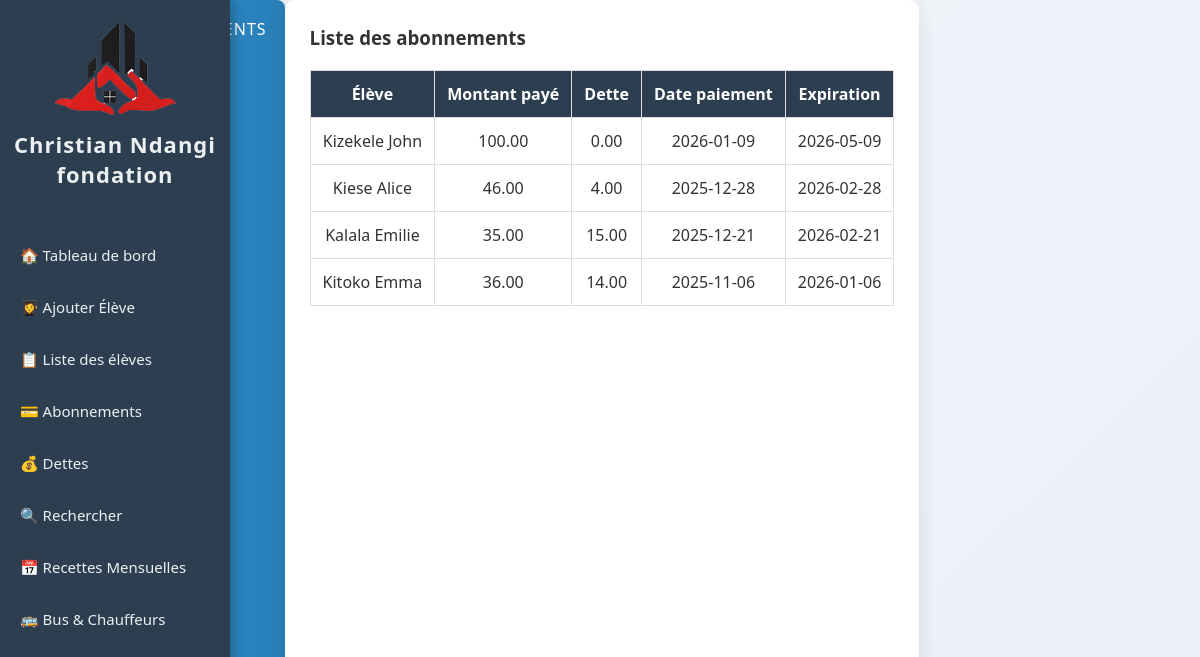
Screenshot of /.history/gerer_abonnement_20251112120134.php with the database file from the repository.
### tables this page shows
CREATE TABLE `abonnements` (
  `id` int(11) NOT NULL AUTO_INCREMENT,
  `eleve_id` int(11) NOT NULL,
  `montant` decimal(10,2) NOT NULL,
  `date_paiement` date NOT NULL,
  `date_expiration` date NOT NULL,
  `dette` decimal(10,2) DEFAULT 0.00,
  PRIMARY KEY (`id`),
  KEY `eleve_id` (`eleve_id`),
  CONSTRAINT `abonnements_ibfk_1` FOREIGN KEY (`eleve_id`) REFERENCES `eleves` (`id`) ON DELETE CASCADE
);

CREATE TABLE `eleves` (
  `id` int(11) NOT NULL AUTO_INCREMENT,
  `nom` varchar(50) NOT NULL,
  `postnom` varchar(50) DEFAULT NULL,
  `prenom` varchar(50) NOT NULL,
  `avenue` varchar(100) DEFAULT NULL,
  `quartier` enum('Salongo','Gombele','Madrendele') DEFAULT NULL,
  `commune` enum('Lemba','Matete','Ngaba') DEFAULT NULL,
  `ecole` varchar(100) DEFAULT NULL,
  `cycle` enum('Maternelle','Primaire','Secondaire','Humanité') DEFAULT NULL,
  `classe` varchar(50) DEFAULT NULL,
  `age` int(11) DEFAULT NULL,
  `sexe` enum('M','F') DEFAULT NULL,
  `point_arret` enum('Kamutsha','Kilidja','Garage','Igota Nzambi','Musudja','Station Salongo','Route ByPass','Route Biangana') DEFAULT NULL,
  `parent_nom` varchar(100) DEFAULT NULL,
  `parent_tel` varchar(10) DEFAULT NULL,
  `date_ajout` datetime DEFAULT current_timestamp(),
  PRIMARY KEY (`id`)
);

### .history/gerer_abonnement_20251112120134.php (the view, shortened to what this page needs)
<?php
require 'db/database.php';
$abonnements = [];
$stmt = $pdo->query("
    SELECT a.*, e.nom, e.prenom
    FROM abonnements a
    JOIN eleves e ON a.eleve_id = e.id
    ORDER BY a.date_paiement DESC
");
if($stmt){
    $abonnements = $stmt->fetchAll(PDO::FETCH_ASSOC);
}
?>
<!DOCTYPE html>
<html>
<head>
    <link rel="stylesheet" href="css/style.css">
</head>
<body>
<header>Gestion des abonnements</header>
<?php include 'sidebar.php'; ?>
<div class="container">
<h3>Liste des abonnements</h3>
<?php if(!empty($abonnements)): ?>
<table>
<tr>
    <th>Élève</th>
    <th>Montant payé</th>
    <th>Dette</th>
    <th>Date paiement</th>
    <th>Expiration</th>
</tr>
<?php foreach($abonnements as $a): ?>
<tr>
    <td><?= htmlspecialchars($a['nom'].' '.$a['prenom']) ?></td>
    <td><?= htmlspecialchars($a['montant']) ?></td>
    <td><?= htmlspecialchars($a['dette']) ?></td>
    <td><?= htmlspecialchars($a['date_paiement']) ?></td>
    <td><?= htmlspecialchars($a['date_expiration']) ?></td>
</tr>
<?php endforeach; ?>
</table>
<?php else: ?>
<p>Aucun abonnement enregistré.</p>
<?php endif; ?>
</div>
</body>
</html>

### css/style.css (style rules this page uses)
* { box-sizing: border-box; margin: 0; padding: 0; transition: all 0.3s ease-in-out; }
body { font-family: "Segoe UI", Arial, sans-serif; background: linear-gradient(135deg, #f5f6fa 0%, #eaf0f8 100%); display: flex; min-height: 100vh; color: #333; overflow-x: hidden; }
header { background: linear-gradient(90deg, #3498db, #2980b9); color: white; padding: 18px; border-radius: 8px; margin-bottom: 20px; box-shadow: 0 3px 10px rgba(0,0,0,0.2); text-transform: uppercase; letter-spacing: 1px; }
table { width: 100%; border-collapse: collapse; margin-top: 20px; animation: fadeIn 0.6s ease; }
table, th, td { border: 1px solid #ddd; transition: all 0.3s ease; }
th, td { padding: 12px; text-align: center; transition: background 0.3s, transform 0.3s; }
th { background-color: #2c3e50; color: white; }
.container { background: #fff; border-radius: 10px; padding: 25px; box-shadow: 0 4px 20px rgba(0,0,0,0.1); animation: slideUp 0.6s ease; }

### rows the page displays
abonnements: eleve.prenom "Kizekele John", montant "100.00", dette "0.00", date_paiement "2026-01-09", date_expiration "2026-05-09"
abonnements: eleve.prenom "Kiese Alice", montant "46.00", dette "4.00", date_paiement "2025-12-28", date_expiration "2026-02-28"
abonnements: eleve.prenom "Kalala Emilie", montant "35.00", dette "15.00", date_paiement "2025-12-21", date_expiration "2026-02-21"
abonnements: eleve.prenom "Kitoko Emma", montant "36.00", dette "14.00", date_paiement "2025-11-06", date_expiration "2026-01-06"
